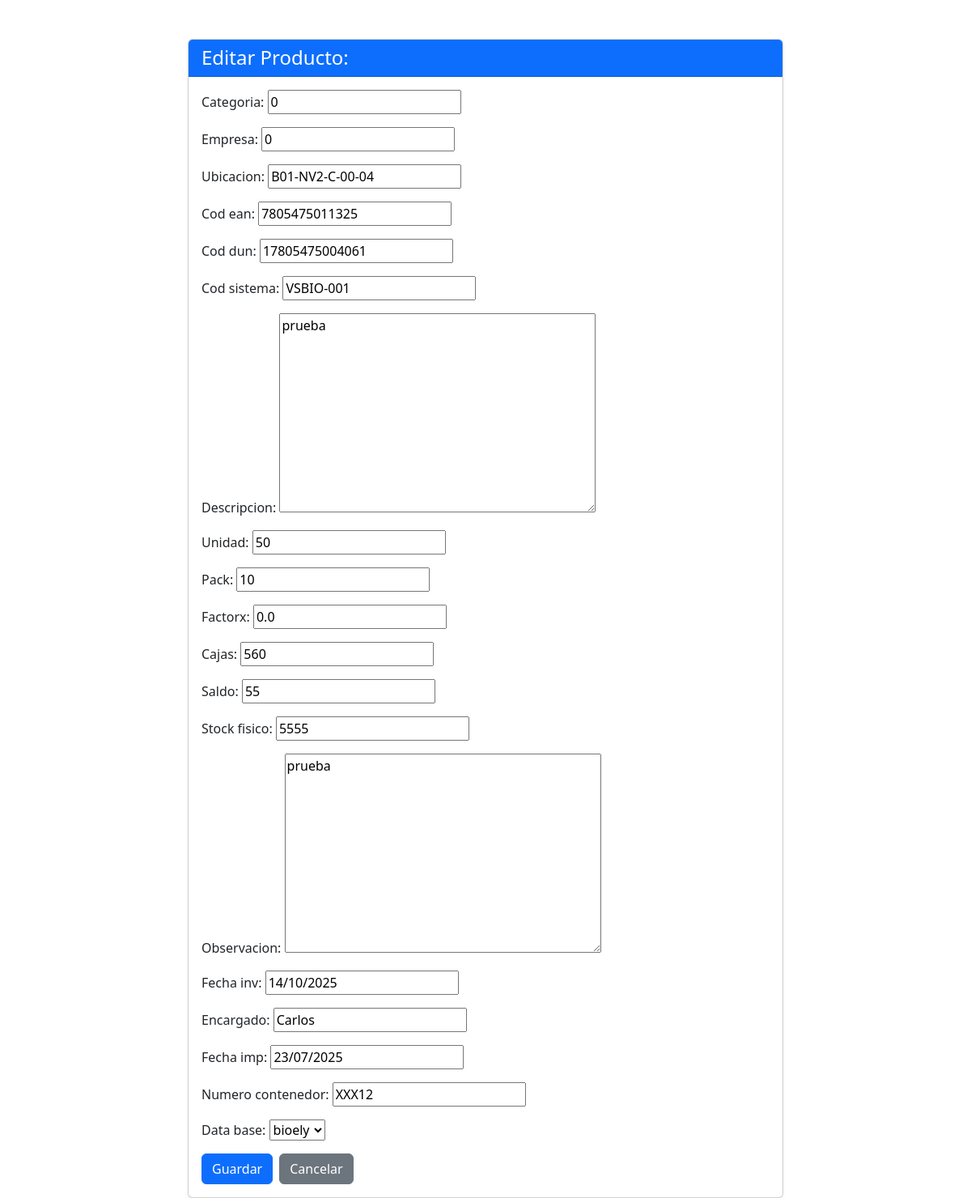
The app's page /productos/editar/10/ with its own data.
### productos/models.py (models this page shows, shortened)
class Categoria(models.Model):
    categoria = models.CharField(max_length=100)
    def __str__(self):
        return self.categoria

class Producto(models.Model):
    categoria = models.CharField(max_length=100)
    empresa = models.CharField(max_length=100)
    ubicacion = models.CharField(max_length=100)
    cod_ean = models.CharField(max_length=50)
    cod_dun = models.CharField(max_length=50)
    cod_sistema = models.CharField(max_length=50)
    descripcion = models.TextField(max_length=350)
    unidad = models.CharField(max_length=20)
    pack = models.IntegerField()
    factorx = models.FloatField()
    cajas = models.IntegerField()
    saldo = models.IntegerField()
    stock_fisico = models.IntegerField()
    observacion = models.TextField(max_length=350,blank=True, null=True)
    fecha_inv = models.DateField()
    encargado = models.CharField(max_length=100)
    fecha_imp = models.DateField(blank=True, null=True)
    numero_contenedor = models.CharField(max_length=100, blank=True, null=True)
    Data_base =models.ForeignKey(Categoria, on_delete=models.CASCADE)

### productos/views.py (the view)
# urls.py: path('editar/<int:id>/', views.editar_producto, name='editar_producto'),
def editar_producto(request, id):
    producto = Producto.objects.get(id=id)
    if request.method == 'POST':
        form = ProductoForm(request.POST, instance=producto)
        if form.is_valid():
            form.save()
            return redirect('productos:index')  # Cambia a la URL correcta
    else:
        form = ProductoForm(instance=producto)
    return render(request, 'editar.html', {'form': form})

### productos/forms.py
class ProductoForm(ModelForm):
    class Meta:
        model = models.Producto
        fields ='__all__' #Incluye todos los campos del modelo

### productos/templates/editar.html (shortened to what this page needs)
<!DOCTYPE html>
<html lang="es">
<head>
    <link href="https://cdn.jsdelivr.net/npm/bootstrap@5.3.3/dist/css/bootstrap.min.css" rel="stylesheet">
</head>
<body>
    <div class="container mt-5">
        <div class="row justify-content-center">
            <div class="col-md-8">
                <div class="card shadow-sm">
                    <div class="card-header bg-primary text-white">
                        <h1 class="h4 mb-0">Editar Producto: {{ producto.nombre }}</h1>
                    </div>
                    <div class="card-body">
                        <form method="post">
                            <div class="mb-3">
                                {{ form.as_p }}
                            </div>
                            <div class="d-flex gap-2">
                                <button type="submit" class="btn btn-primary">Guardar</button>
                                <a href="{% url 'productos:index' %}" class="btn btn-secondary">Cancelar</a>
                            </div>
                        </form>
                    </div>
                </div>
            </div>
        </div>
    </div>
</body>
</html>

### records on screen
Categoria: categoria "0"
Producto: empresa "0", ubicacion "B01-NV2-C-00-04", cod_ean "7805475011325", cod_dun "17805475004061", cod_sistema "VSBIO-001", descripcion "prueba", unidad "50", pack "10", factorx "0.0", cajas "560", saldo "55", stock_fisico "5555", observacion "prueba", fecha_inv "14/10/2025", encargado "Carlos", fecha_imp "23/07/2025", numero_contenedor "XXX12", Data_base "bioely"
